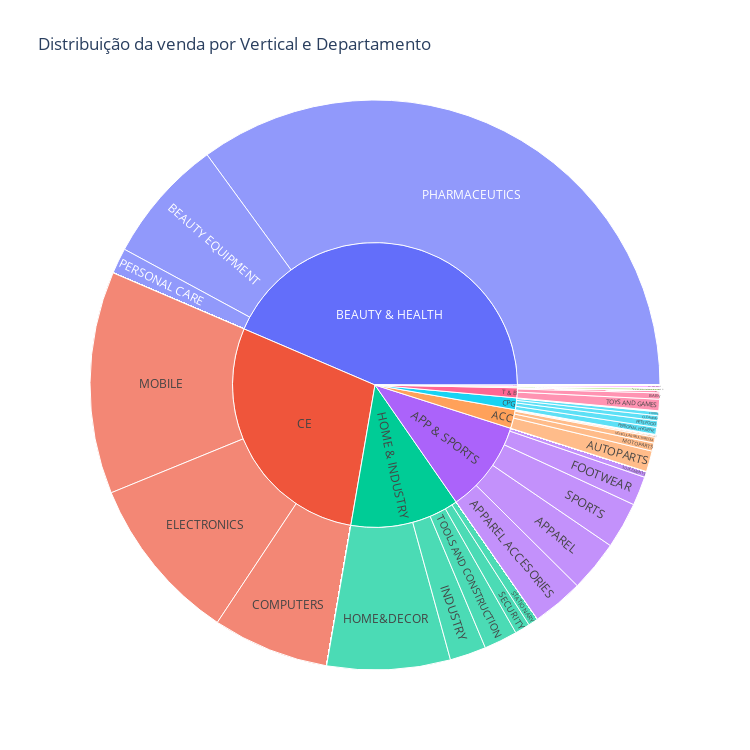

Notebook code cell kept with this figure:
### Code cell
fig = px.sunburst(dfAgrupado2,
                  path=["VERTICAL", "DOM_DOMAIN_AGG1"],
                  values='Valor_Venda',
                  title="Distribuição da venda por Vertical e Departamento",
                  width=750, height=750)
fig.show()

### Figure 1 — Plotly figure (JSON) as saved in the notebook; plotly's stock layout.template omitted (floating-point values rounded to 4 significant figures; data arrays with more than 128 entries replaced by an {"elided": "..."} marker saying what was removed)
{"data": [{"branchvalues": "total", "domain": {"x": [0, 1], "y": [0, 1]}, "hovertemplate": "labels=%{label}<br>Valor_Venda=%{value}<br>parent=%{parent}<br>id=%{id}<extra></extra>", "ids": {"elided": "333 str values"}, "labels": {"elided": "333 str values"}, "name": "", "parents": {"elided": "333 str values"}, "type": "sunburst", "values": {"elided": "333 float values"}}], "layout": {"height": 750, "legend": {"tracegroupgap": 0}, "title": {"text": "Distribuição da venda por Vertical e Departamento"}, "width": 750}}
